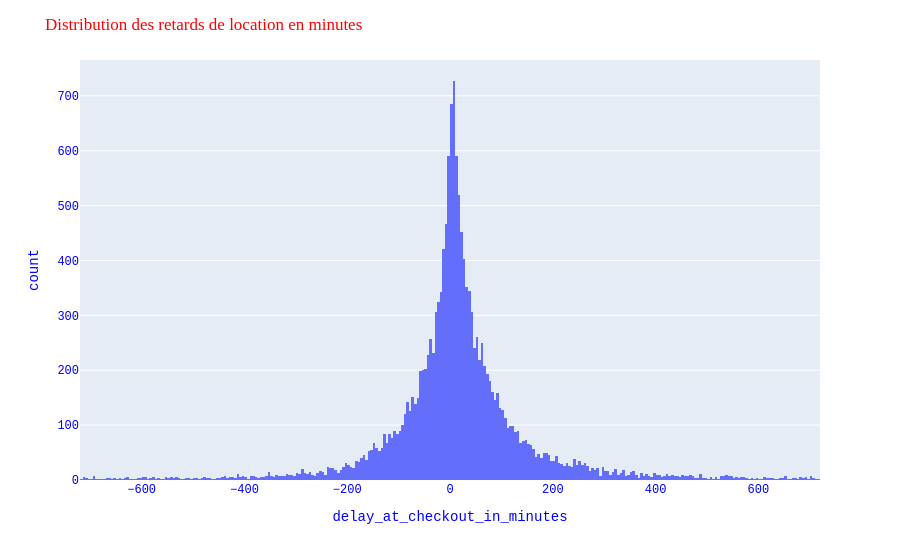
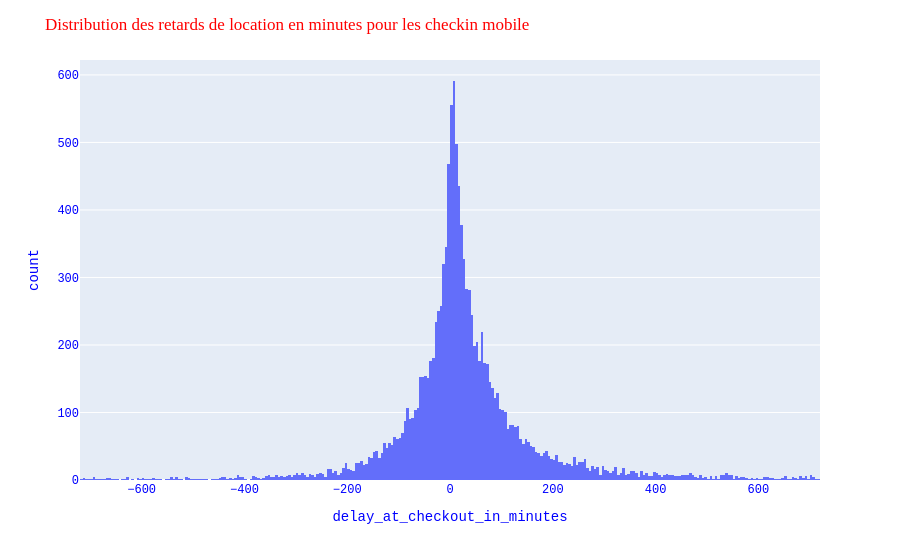

The code cell stored with these charts, in order, in its notebook:
### Code cell
fig = px.histogram(delays_df, x="delay_at_checkout_in_minutes", nbins=100)
fig.update_traces(xbins=dict( # bins used for histogram
        start=-720.0,
        end=720.0,
        size=5
    ))
fig.update_layout(
    title="Distribution des retards de location en minutes",
    font_family="Courier New",
    font_color="blue",
    title_font_family="Times New Roman",
    title_font_color="red",
    legend_title_font_color="green"
)
fig.show()
df_ended = delays_df[delays_df["checkin_type"]=="mobile"][["rental_id","delay_at_checkout_in_minutes"]]
fig = px.histogram(df_ended, x="delay_at_checkout_in_minutes", nbins=100)
fig.update_traces(xbins=dict( # bins used for histogram
        start=-720.0,
        end=720.0,
        size=5
    ))
fig.update_layout(
    title="Distribution des retards de location en minutes pour les checkin mobile",
    font_family="Courier New",
    font_color="blue",
    title_font_family="Times New Roman",
    title_font_color="red",
    legend_title_font_color="green"
)
fig.show()  

df_ended = delays_df[delays_df["state"]=="ended"][["rental_id","delay_at_checkout_in_minutes"]]
fig = px.histogram(df_ended, x="delay_at_checkout_in_minutes", nbins=100)
fig.update_traces(xbins=dict( # bins used for histogram
        start=-720.0,
        end=720.0,
        size=5
    ))
fig.update_layout(
    title="Distribution des retards de location en minutes pour les locations terminées",
    font_family="Courier New",
    font_color="blue",
    title_font_family="Times New Roman",
    title_font_color="red",
    legend_title_font_color="green"
)
fig.show()  
df_ended = delays_df[delays_df["checkin_type"]=="connect"][["rental_id","delay_at_checkout_in_minutes"]]
fig = px.histogram(df_ended, x="delay_at_checkout_in_minutes", nbins=100)
fig.update_traces(xbins=dict( # bins used for histogram
        start=-720.0,
        end=720.0,
        size=5
    ))
fig.update_layout(
    title="Distribution des retards de location en minutes pour les checkin mobile",
    font_family="Courier New",
    font_color="blue",
    title_font_family="Times New Roman",
    title_font_color="red",
    legend_title_font_color="green"
)
fig.show()  
df_ended = delays_df[delays_df["state"]=="canceled"][["rental_id","time_delta_with_previous_rental_in_minutes"]]
fig = px.histogram(df_ended, x="time_delta_with_previous_rental_in_minutes", nbins=100)
fig.update_traces(xbins=dict( # bins used for histogram
        start=-720.0,
        end=720.0,
        size=5
    ))
fig.update_layout(
    title="Distribution des retards de location en minutes pour les checkin mobile",
    font_family="Courier New",
    font_color="blue",
    title_font_family="Times New Roman",
    title_font_color="red",
    legend_title_font_color="green"
)
fig.show()  

df_canceled = delays_df[delays_df["state"]=="canceled"][["rental_id","delay_at_checkout_in_minutes"]]
fig = px.histogram(df_canceled, x="delay_at_checkout_in_minutes", nbins=100)
fig.update_layout(
    title="Distribution des retards de location en minutes pour les checkin mobile",
    font_family="Courier New",
    font_color="blue",
    title_font_family="Times New Roman",
    title_font_color="red",
    legend_title_font_color="green"
)
fig.show()  

df_canceled = delays_df[(delays_df["delay_at_checkout_in_minutes"] >= -60) & (delays_df["delay_at_checkout_in_minutes"] <= 60)] 


df_analysis=delays_df[(delays_df["state"]=="canceled") & delays_df["time_delta_with_previous_rental_in_minutes"]>0 ]

df_analysis[["rental_id","car_id","checkin_type","state","time_delta_with_previous_rental_in_minutes"]]

fig = px.histogram(df_analysis, x="time_delta_with_previous_rental_in_minutes", nbins=200)
fig.update_traces(xbins=dict( # bins used for histogram
        start=0,
        end=1000.0,
        size=30
    ))
fig.update_layout(
    title="Distribution des retards de location en minutes pour les checkin mobile",
    font_family="Courier New",
    font_color="blue",
    title_font_family="Times New Roman",
    title_font_color="red",
    legend_title_font_color="green"
)
fig.show()

### Figure 1 — Plotly figure (JSON) as saved in the notebook; plotly's stock layout.template omitted (floating-point values rounded to 4 significant figures; data arrays with more than 128 entries replaced by an {"elided": "..."} marker saying what was removed)
{"data": [{"bingroup": "x", "hovertemplate": "delay_at_checkout_in_minutes=%{x}<br>count=%{y}<extra></extra>", "legendgroup": "", "marker": {"color": "#636efa", "pattern": {"shape": ""}}, "name": "", "nbinsx": 100, "orientation": "v", "showlegend": false, "type": "histogram", "x": {"elided": "21310 float values"}, "xaxis": "x", "xbins": {"end": 720, "size": 5, "start": -720}, "yaxis": "y"}], "layout": {"barmode": "relative", "font": {"color": "blue", "family": "Courier New"}, "legend": {"title": {"font": {"color": "green"}}, "tracegroupgap": 0}, "margin": {"t": 60}, "title": {"font": {"color": "red", "family": "Times New Roman"}, "text": "Distribution des retards de location en minutes"}, "xaxis": {"anchor": "y", "domain": [0, 1], "title": {"text": "delay_at_checkout_in_minutes"}}, "yaxis": {"anchor": "x", "domain": [0, 1], "title": {"text": "count"}}}}

### Figure 2 — Plotly figure (JSON) as saved in the notebook; plotly's stock layout.template omitted (floating-point values rounded to 4 significant figures; data arrays with more than 128 entries replaced by an {"elided": "..."} marker saying what was removed)
{"data": [{"bingroup": "x", "hovertemplate": "delay_at_checkout_in_minutes=%{x}<br>count=%{y}<extra></extra>", "legendgroup": "", "marker": {"color": "#636efa", "pattern": {"shape": ""}}, "name": "", "nbinsx": 100, "orientation": "v", "showlegend": false, "type": "histogram", "x": {"elided": "17003 float values"}, "xaxis": "x", "xbins": {"end": 720, "size": 5, "start": -720}, "yaxis": "y"}], "layout": {"barmode": "relative", "font": {"color": "blue", "family": "Courier New"}, "legend": {"title": {"font": {"color": "green"}}, "tracegroupgap": 0}, "margin": {"t": 60}, "title": {"font": {"color": "red", "family": "Times New Roman"}, "text": "Distribution des retards de location en minutes pour les checkin mobile"}, "xaxis": {"anchor": "y", "domain": [0, 1], "title": {"text": "delay_at_checkout_in_minutes"}}, "yaxis": {"anchor": "x", "domain": [0, 1], "title": {"text": "count"}}}}
